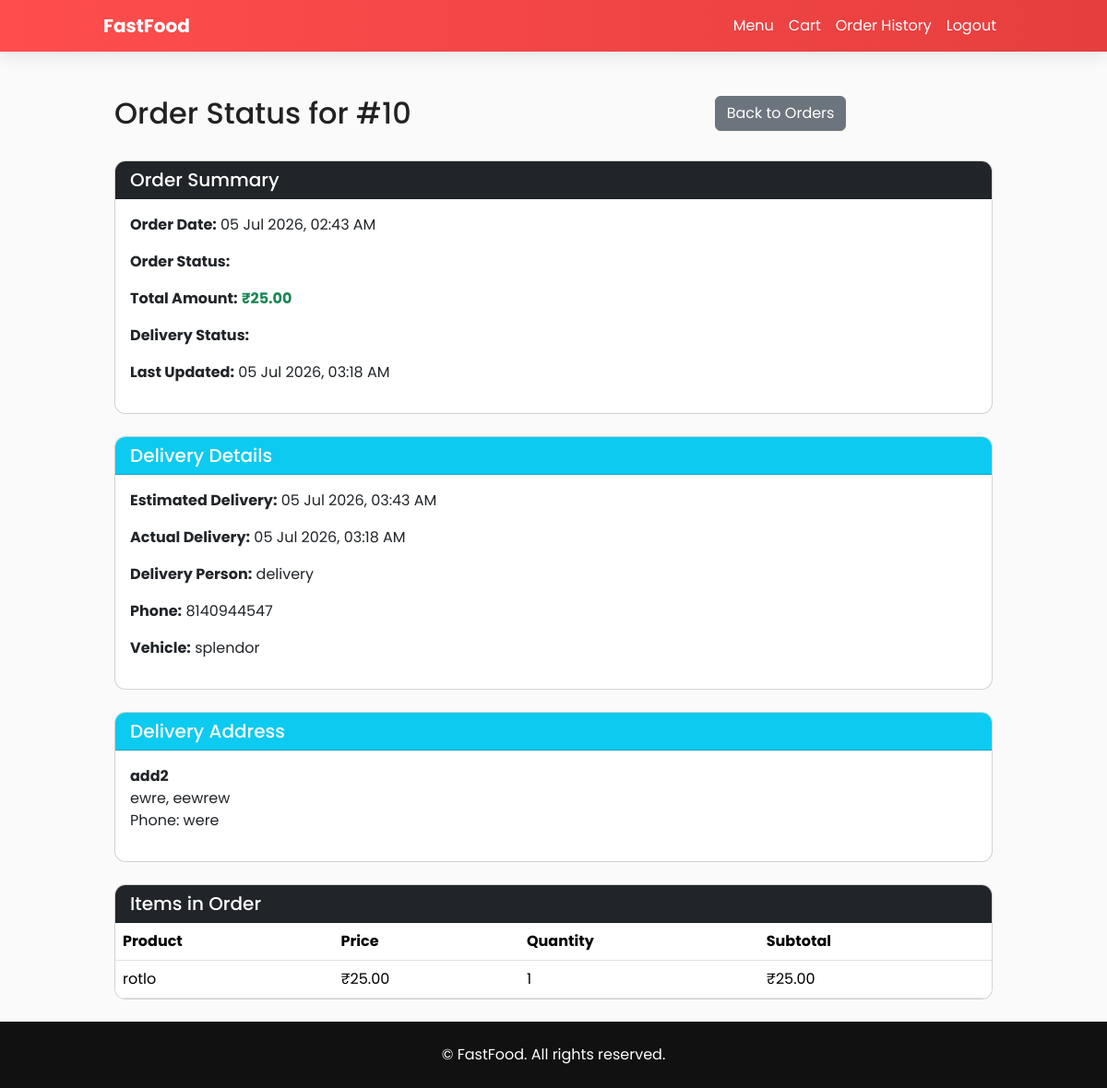
Screenshot of /order-status/10/ (signed in) with the database file from the repository.
### food_app/models.py (models this page shows, shortened)
class Order(models.Model):
    user = models.ForeignKey(User, on_delete=models.CASCADE)
    cart = models.ForeignKey(Cart, on_delete=models.SET_NULL, null=True, blank=True)
    total = models.DecimalField(max_digits=10, decimal_places=2)
    created_at = models.DateTimeField(default=timezone.now)
    status = models.CharField(max_length=20, default="Pending")
    delivery_address = models.ForeignKey(DeliveryAddress, on_delete=models.SET_NULL, null=True, blank=True)

class Delivery(models.Model):
    STATUS_CHOICES = [
        ('pending', 'Pending Assignment'),
        ('assigned', 'Assigned'),
        ('picked_up', 'Picked Up'),
        ('in_transit', 'In Transit'),
        ('delivered', 'Delivered'),
        ('cancelled', 'Cancelled'),
    ]
    order = models.OneToOneField(Order, on_delete=models.CASCADE, related_name="delivery")
    delivery_person = models.ForeignKey(DeliveryPerson, on_delete=models.SET_NULL, null=True, blank=True, related_name="deliveries")
    status = models.CharField(max_length=20, choices=STATUS_CHOICES, default='pending')
    estimated_delivery_time = models.DateTimeField(blank=True, null=True)
    actual_delivery_time = models.DateTimeField(blank=True, null=True)
    created_at = models.DateTimeField(default=timezone.now)
    updated_at = models.DateTimeField(auto_now=True)
    class Meta:
        verbose_name_plural = "Deliveries"

class DeliveryPerson(models.Model):
    STATUS_CHOICES = [
        ('available', 'Available'),
        ('busy', 'Busy'),
        ('offline', 'Offline'),
    ]
    user = models.OneToOneField(User, on_delete=models.CASCADE, related_name="delivery_person")
    phone = models.CharField(max_length=20)
    vehicle_info = models.CharField(max_length=255, blank=True)
    status = models.CharField(max_length=20, choices=STATUS_CHOICES, default='available')
    current_latitude = models.FloatField(blank=True, null=True)
    current_longitude = models.FloatField(blank=True, null=True)
    total_deliveries = models.PositiveIntegerField(default=0)

class DeliveryAddress(models.Model):
    user = models.ForeignKey(User, on_delete=models.CASCADE, related_name="delivery_addresses")
    street_address = models.CharField(max_length=255)
    city = models.CharField(max_length=100)
    postal_code = models.CharField(max_length=20)
    phone = models.CharField(max_length=20)
    latitude = models.FloatField(blank=True, null=True)
    longitude = models.FloatField(blank=True, null=True)
    is_default = models.BooleanField(default=False)
    created_at = models.DateTimeField(default=timezone.now)
    class Meta:
        verbose_name_plural = "Delivery Addresses"

class OrderItem(models.Model):
    order = models.ForeignKey(Order, on_delete=models.CASCADE, related_name="items")
    product = models.ForeignKey(Product, on_delete=models.SET_NULL, null=True)
    quantity = models.PositiveIntegerField()
    price = models.DecimalField(max_digits=10, decimal_places=2)
    @property
    def subtotal(self):
        return self.quantity * self.price

class Product(models.Model):
    category = models.ForeignKey(Category, on_delete=models.CASCADE, related_name="products")
    name = models.CharField(max_length=255)
    description = models.TextField(blank=True)
    price = models.DecimalField(max_digits=10, decimal_places=2)
    image = models.ImageField(upload_to='products/', blank=True, null=True)
    available = models.BooleanField(default=True)

### food_app/views.py (the view)
# urls.py: path("order-status/<int:order_id>/", views.order_status, name="order_status"),
@login_required(login_url="login")
def order_status(request, order_id):
    order = get_object_or_404(Order, id=order_id, user=request.user)
    delivery = getattr(order, 'delivery', None)
    order_items = order.items.all()
    return render(request, "food_app/order_status.html", {
        "order": order,
        "delivery": delivery,
        "order_items": order_items,
    })

### food_app/templates/food_app/order_status.html (shortened to what this page needs)
{% extends 'food_app/base.html' %}
{% block content %}
<div class="container mt-5">
    <div class="row mb-4">
        <div class="col-md-8">
            <h2>Order Status for #{{ order.id }}</h2>
        </div>
        <div class="col-md-4 text-right">
            <a href="{% url 'order_history' %}" class="btn btn-secondary" data-async-page="{% url 'order_history' %}" data-modal-title="Order History">Back to Orders</a>
        </div>
    </div>
    <div class="card mb-4">
        <div class="card-header bg-dark text-white">
            <h5 class="mb-0">Order Summary</h5>
        </div>
        <div class="card-body">
            <p><strong>Order Date:</strong> {{ order.created_at|date:"d M Y, h:i A" }}</p>
            <p><strong>Order Status:</strong> <span class="badge badge-info">{{ order.status }}</span></p>
            <p><strong>Total Amount:</strong> <strong class="text-success">₹{{ order.total }}</strong></p>
            {% if order.delivery %}
                <p><strong>Delivery Status:</strong> <span class="badge badge-{% if order.delivery.status == 'delivered' %}success{% elif order.delivery.status == 'cancelled' %}danger{% else %}warning{% endif %}">{{ order.delivery.get_status_display }}</span></p>
                <p><strong>Last Updated:</strong> {{ order.delivery.updated_at|date:"d M Y, h:i A" }}</p>
            {% endif %}
        </div>
    </div>
    {% if delivery %}
    <div class="card mb-4">
        <div class="card-header bg-info text-white">
            <h5 class="mb-0">Delivery Details</h5>
        </div>
        <div class="card-body">
            {% if delivery.estimated_delivery_time %}
            <p><strong>Estimated Delivery:</strong> {{ delivery.estimated_delivery_time|date:"d M Y, h:i A" }}</p>
            {% endif %}
            {% if delivery.actual_delivery_time %}
            <p><strong>Actual Delivery:</strong> {{ delivery.actual_delivery_time|date:"d M Y, h:i A" }}</p>
            {% endif %}
            {% if delivery.delivery_person %}
            <p><strong>Delivery Person:</strong> {{ delivery.delivery_person.user.get_full_name|default:delivery.delivery_person.user.username }}</p>
            <p><strong>Phone:</strong> {{ delivery.delivery_person.phone }}</p>
            {% if delivery.delivery_person.vehicle_info %}
            <p><strong>Vehicle:</strong> {{ delivery.delivery_person.vehicle_info }}</p>
            {% endif %}
            {% endif %}
        </div>
    </div>
    {% endif %}
    {% if order.delivery_address %}
    <div class="card mb-4">
        <div class="card-header bg-info text-white">
            <h5 class="mb-0">Delivery Address</h5>
        </div>
        <div class="card-body">
            <p>
                <strong>{{ order.delivery_address.street_address }}</strong><br>
                {{ order.delivery_address.city }}, {{ order.delivery_address.postal_code }}<br>
                Phone: {{ order.delivery_address.phone }}
            </p>
        </div>
    </div>
    {% endif %}
    <div class="card">
        <div class="card-header bg-dark text-white">
            <h5 class="mb-0">Items in Order</h5>
        </div>
        <div class="table-responsive">
            <table class="table table-hover mb-0">
                <thead class="thead-light">
                    <tr>
                        <th>Product</th>
                        <th>Price</th>
                        <th>Quantity</th>
                        <th>Subtotal</th>
                    </tr>
                </thead>
                <tbody>
                    {% for item in order_items %}
                    <tr>
                        <td>{{ item.product.name }}</td>
                        <td>₹{{ item.price }}</td>
                        <td>{{ item.quantity }}</td>
                        <td>₹{{ item.subtotal }}</td>
                    </tr>
                    {% endfor %}
                </tbody>
            </table>
        </div>
    </div>
</div>
{% endblock %}

### food_app/templates/food_app/base.html (style rules this page uses)
:root { --brand:#ff4d4d; --brand-dark:#e63e3e; }
body { font-family: "Poppins"; background:#fafafa; color:#222; }
.card { border-radius:12px; overflow:hidden; transition:.2s; }

### food_app/templates/food_app/order_status.html (style rules this page uses)
.container { max-width: 1000px; }

### rows the page displays
Order: id "10", created_at "05 Jul 2026, 02:43 AM", total "25.00", delivery.updated_at "05 Jul 2026, 03:18 AM", delivery_address.street_address "add2", delivery_address.city "ewre", delivery_address.postal_code "eewrew", delivery_address.phone "were"
Delivery: estimated_delivery_time "05 Jul 2026, 03:43 AM", actual_delivery_time "05 Jul 2026, 03:18 AM", delivery_person.user.get_full_name "delivery", delivery_person.phone "8140944547", delivery_person.vehicle_info "splendor"
OrderItem: product.name "rotlo", price "25.00", quantity "1", subtotal "25.00"
